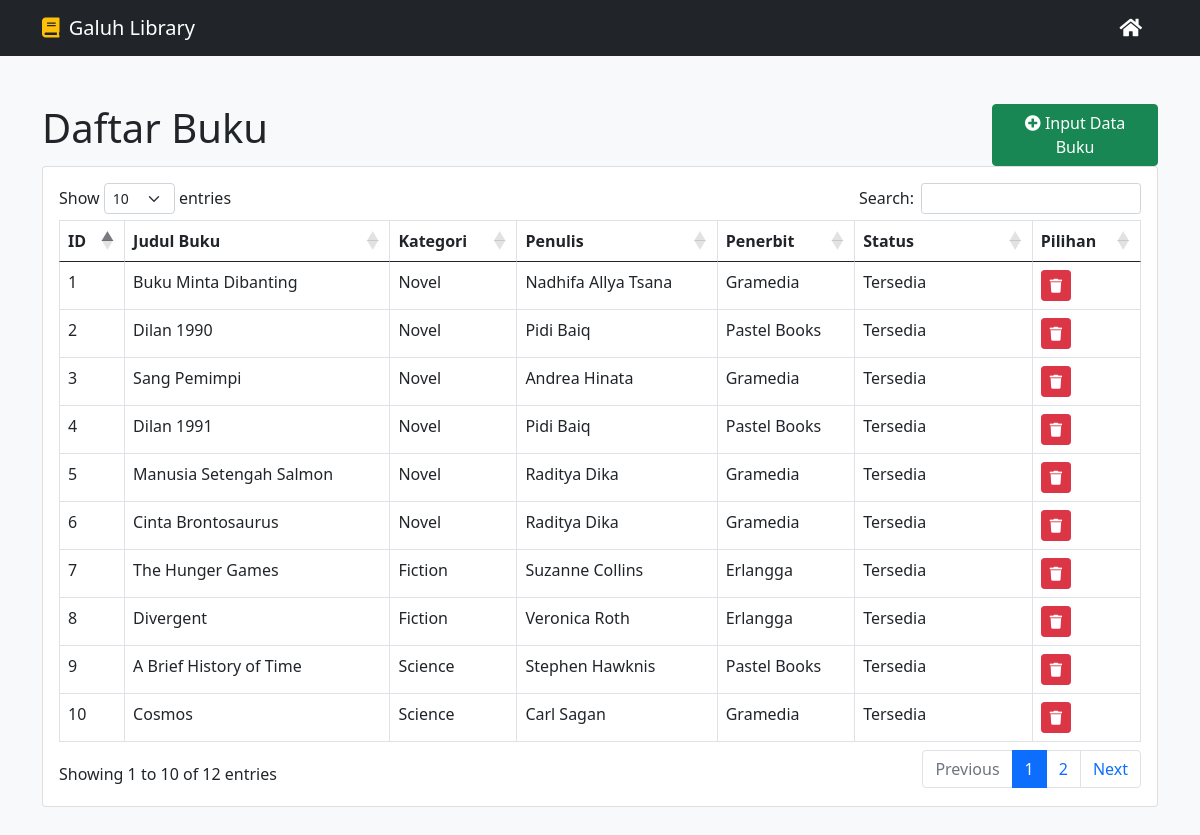
The page /books.php on the database its author committed.
### tables this page shows
CREATE TABLE `books` (
  `book_id` int(11) NOT NULL,
  `title` varchar(50) NOT NULL,
  `writer_id` int(11) NOT NULL,
  `category_id` int(11) NOT NULL,
  `publisher_id` int(11) NOT NULL,
  `status` varchar(50) NOT NULL
);

CREATE TABLE `categories` (
  `category_id` int(11) NOT NULL,
  `category_name` varchar(50) NOT NULL
);

CREATE TABLE `writers` (
  `writer_id` int(11) NOT NULL,
  `writer_name` varchar(30) NOT NULL
);

CREATE TABLE `publishers` (
  `publisher_id` int(11) NOT NULL,
  `publisher_name` varchar(30) NOT NULL
);

### books.php (the view)
<?php include("master/head.php"); ?>
<header>
    <div class="container">
        <div class="row">
            <div class="col-md-10">
                <h1>Daftar Buku</h1>
            </div>
            <div class="col-md-2">
                <a class="btn btn-success float-end" href="input-book.php"><i class="fas fa-plus-circle"></i> Input Data Buku</a>
            </div>
        </div>
    </div>
</header>
<main>
    <div class="container">
        <div class="card card-light">
            <div class="card-body">
                <table class="table table-bordered" id="books">
                    <thead>
                        <tr>
                            <th>ID</th>
                            <th>Judul Buku</th>
                            <th>Kategori</th>
                            <th>Penulis</th>
                            <th>Penerbit</th>
                            <th>Status</th>
                            <th>Pilihan</th>
                        </tr>
                    </thead>
                    <tbody>
                        <?php
                            $sql = "SELECT books.book_id, books.title, books.status, categories.category_name, writers.writer_name, publishers.publisher_name
                                        FROM books
                                            INNER JOIN categories
                                                ON categories.category_id = books.category_id
                                            INNER JOIN writers
                                                ON writers.writer_id = books.writer_id
                                            INNER JOIN publishers
                                                ON publishers.publisher_id = books.publisher_id";
                            $query = mysqli_query($db, $sql);
                            while($books = mysqli_fetch_array($query)){
                                echo "<tr>";
                                echo "<td>".$books['book_id']."</td>";
                                echo "<td>".$books['title']."</td>";
                                echo "<td>".$books['category_name']."</td>";
                                echo "<td>".$books['writer_name']."</td>";
                                echo "<td>".$books['publisher_name']."</td>";
                                echo "<td>".$books['status']."</td>";
                                echo "<td style='width:10%'>";
                                echo "<a class='btn btn-danger btn-sm' href='delete-book.php?book_id=".$books['book_id']."#books'><i class='fas fa-trash'></i></a>";
                                echo "</td>";
                                echo "</tr>";
                            }
                        ?>
                    </tbody>
                </table>
            </div>
        </div>
    </div>
</main>
<?php include("master/foot.php"); ?>

### master/head.php (shortened to what this page needs)
<!DOCTYPE html>
<html lang="en">
<head>
    <link rel="stylesheet" href="src/css/bootstrap.min.css">
    <link rel="stylesheet" href="https://cdn.datatables.net/1.10.25/css/dataTables.bootstrap5.min.css">
    <link rel="stylesheet" href="https://cdn.jsdelivr.net/npm/select2@4.1.0-rc.0/dist/css/select2.min.css">
    <link rel="stylesheet" href="https://use.fontawesome.com/releases/v5.3.1/css/all.css">
</head>
<body class="bg-light pb-5">
<nav class="navbar navbar-dark bg-dark mb-5" id="navbar">
    <div class="container">
        <a class="navbar-brand" href="index.php">
            <i class="fas fa-book text-warning me-1"></i> Galuh Library
        </a>
        <a class="navbar-brand float-end" href="index.php">
            <i class="fas fa-home"></i>
        </a>
    </div>
</nav>

### master/foot.php (shortened to what this page needs)
</body>
</html>

### rows shown on the page
books: book_id "1", title "Buku Minta Dibanting", category.category_name "Novel", writer.writer_name "Nadhifa Allya Tsana", publisher.publisher_name "Gramedia", status "Tersedia"
books: book_id "2", title "Dilan 1990", category.category_name "Novel", writer.writer_name "Pidi Baiq", publisher.publisher_name "Pastel Books", status "Tersedia"
books: book_id "3", title "Sang Pemimpi", category.category_name "Novel", writer.writer_name "Andrea Hinata", publisher.publisher_name "Gramedia", status "Tersedia"
books: book_id "4", title "Dilan 1991", category.category_name "Novel", writer.writer_name "Pidi Baiq", publisher.publisher_name "Pastel Books", status "Tersedia"
books: book_id "5", title "Manusia Setengah Salmon", category.category_name "Novel", writer.writer_name "Raditya Dika", publisher.publisher_name "Gramedia", status "Tersedia"
books: book_id "6", title "Cinta Brontosaurus", category.category_name "Novel", writer.writer_name "Raditya Dika", publisher.publisher_name "Gramedia", status "Tersedia"
books: book_id "7", title "The Hunger Games", category.category_name "Fiction", writer.writer_name "Suzanne Collins", publisher.publisher_name "Erlangga", status "Tersedia"
books: book_id "8", title "Divergent", category.category_name "Fiction", writer.writer_name "Veronica Roth", publisher.publisher_name "Erlangga", status "Tersedia"
books: book_id "9", title "A Brief History of Time", category.category_name "Science", writer.writer_name "Stephen Hawknis", publisher.publisher_name "Pastel Books", status "Tersedia"
books: book_id "10", title "Cosmos", category.category_name "Science", writer.writer_name "Carl Sagan", publisher.publisher_name "Gramedia", status "Tersedia"
